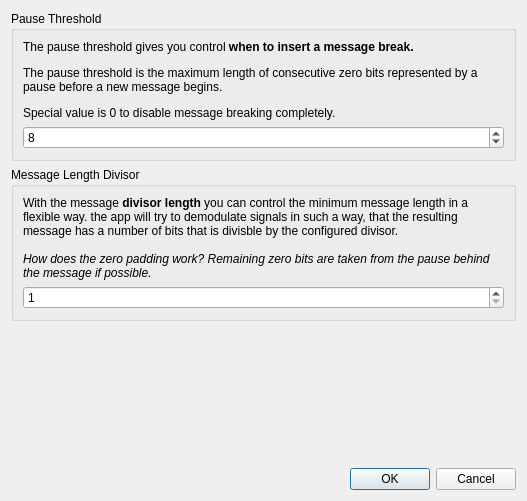
<?xml version="1.0" encoding="UTF-8"?>
<ui version="4.0">
 <class>DialogAdvancedModSettings</class>
 <widget class="QDialog" name="DialogAdvancedModSettings">
  <property name="geometry">
   <rect>
    <x>0</x>
    <y>0</y>
    <width>527</width>
    <height>501</height>
   </rect>
  </property>
  <property name="windowTitle">
   <string>Advanced Modulation Settings</string>
  </property>
  <layout class="QVBoxLayout" name="verticalLayout_3">
   <item>
    <widget class="QGroupBox" name="groupBox">
     <property name="title">
      <string>Pause Threshold</string>
     </property>
     <layout class="QVBoxLayout" name="verticalLayout">
      <item>
       <widget class="QLabel" name="label">
        <property name="text">
         <string>&lt;html&gt;&lt;head/&gt;&lt;body&gt;&lt;p&gt;The pause threshold gives you control &lt;span style=&quot; font-weight:600;&quot;&gt;when to insert a message break.&lt;/span&gt;&lt;/p&gt;&lt;p&gt;The pause threshold is the maximum length of consecutive zero bits represented by a pause before a new message begins.&lt;/p&gt;&lt;p&gt;Special value is 0 to disable message breaking completely.&lt;/p&gt;&lt;/body&gt;&lt;/html&gt;</string>
        </property>
        <property name="wordWrap">
         <bool>true</bool>
        </property>
       </widget>
      </item>
      <item>
       <widget class="QSpinBox" name="spinBoxPauseThreshold">
        <property name="specialValueText">
         <string>Disable</string>
        </property>
        <property name="minimum">
         <number>0</number>
        </property>
        <property name="maximum">
         <number>999999999</number>
        </property>
        <property name="value">
         <number>8</number>
        </property>
       </widget>
      </item>
     </layout>
    </widget>
   </item>
   <item>
    <widget class="QGroupBox" name="groupBox_2">
     <property name="title">
      <string>Message Length Divisor</string>
     </property>
     <layout class="QVBoxLayout" name="verticalLayout_2">
      <item>
       <widget class="QLabel" name="label_2">
        <property name="text">
         <string>&lt;html&gt;&lt;head/&gt;&lt;body&gt;&lt;p&gt;With the message &lt;span style=&quot; font-weight:600;&quot;&gt;divisor length&lt;/span&gt; you can control the minimum message length in a flexible way. the app will try to demodulate signals in such a way, that the resulting message has a number of bits that is divisble by the configured divisor. &lt;br/&gt;&lt;br/&gt;&lt;span style=&quot; font-style:italic;&quot;&gt;How does the zero padding work? Remaining zero bits are taken from the pause behind the message if possible.&lt;/span&gt;&lt;/p&gt;&lt;/body&gt;&lt;/html&gt;</string>
        </property>
        <property name="wordWrap">
         <bool>true</bool>
        </property>
       </widget>
      </item>
      <item>
       <widget class="QSpinBox" name="spinBoxMessageLengthDivisor">
        <property name="minimum">
         <number>1</number>
        </property>
        <property name="maximum">
         <number>999999999</number>
        </property>
       </widget>
      </item>
     </layout>
    </widget>
   </item>
   <item>
    <spacer name="verticalSpacer">
     <property name="orientation">
      <enum>Qt::Vertical</enum>
     </property>
     <property name="sizeHint" stdset="0">
      <size>
       <width>20</width>
       <height>40</height>
      </size>
     </property>
    </spacer>
   </item>
   <item>
    <widget class="QDialogButtonBox" name="buttonBox">
     <property name="orientation">
      <enum>Qt::Horizontal</enum>
     </property>
     <property name="standardButtons">
      <set>QDialogButtonBox::Cancel|QDialogButtonBox::Ok</set>
     </property>
    </widget>
   </item>
  </layout>
 </widget>
 <resources/>
 <connections>
  <connection>
   <sender>buttonBox</sender>
   <signal>accepted()</signal>
   <receiver>DialogAdvancedModSettings</receiver>
   <slot>accept()</slot>
   <hints>
    <hint type="sourcelabel">
     <x>248</x>
     <y>254</y>
    </hint>
    <hint type="destinationlabel">
     <x>157</x>
     <y>274</y>
    </hint>
   </hints>
  </connection>
  <connection>
   <sender>buttonBox</sender>
   <signal>rejected()</signal>
   <receiver>DialogAdvancedModSettings</receiver>
   <slot>reject()</slot>
   <hints>
    <hint type="sourcelabel">
     <x>316</x>
     <y>260</y>
    </hint>
    <hint type="destinationlabel">
     <x>286</x>
     <y>274</y>
    </hint>
   </hints>
  </connection>
 </connections>
</ui>
